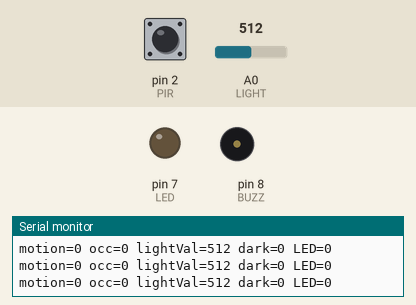
Recording of a sketch running on a simulated Arduino Mega 2560, built with avr-gcc and run on an emulated ATmega2560. Shown: output pins drawn as LEDs (lit = HIGH), buzzer (waves = sounding), the last lines printed to the serial monitor. The test bench sets the inputs (shaded band); at power-on: pin 2 (PIR) LOW, A0 (LIGHT) = 512.

Above: at 1.2 s.
1.3 s: pin 2 (PIR) driven HIGH
At 2.3 s:
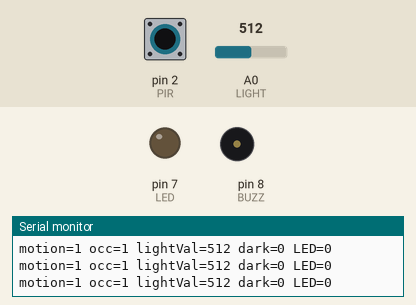
2.8 s: A0 (LIGHT) set to 485
At 3.7 s:
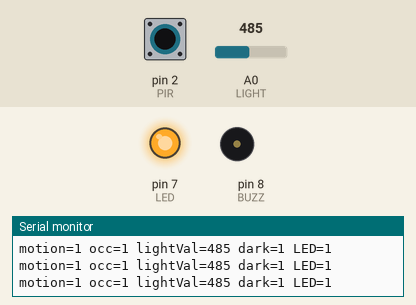
4.3 s: A0 (LIGHT) set to 510
At 4.8 s:
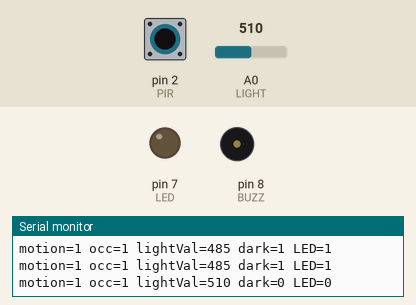
5.8 s: A0 (LIGHT) set to 490
At 7.0 s:
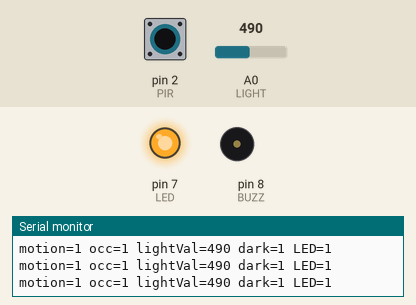
7.3 s: pin 2 (PIR) pulsed LOW 2 times (0.12 s each, 0.3 s apart)
At 8.9 s:
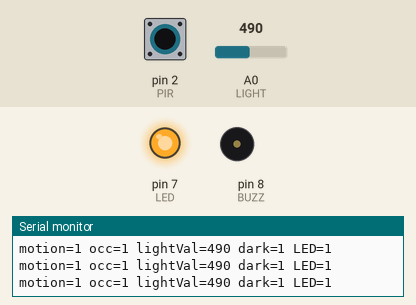
Timing chart, 0 to 10.4 s (numbered marks = the images above; inputs shaded):
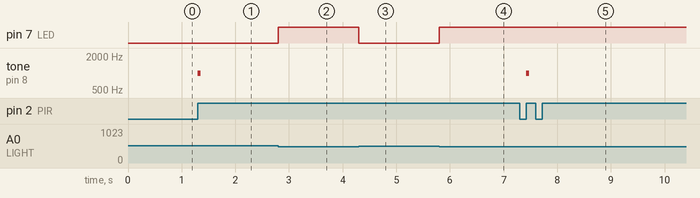

Measured:
- the behaviour switches between 500 and 499 on A0 (LIGHT) (found by bisection; images 1 and 2)
- after the input at 1.3 s, tone on pin 8 (BUZZ): silent → 1000 Hz at once, → silent 0.06 s later
- after the input at 2.8 s, pin 7 (LED): LOW → HIGH at once
- after the input at 4.3 s, pin 7 (LED): HIGH → LOW at once
- after the input at 5.8 s, pin 7 (LED): LOW → HIGH at once
- after the input at 7.3 s, tone on pin 8 (BUZZ): silent → 1000 Hz after 0.12 s, → silent 0.06 s later

The sketch:

MotionLightAlert.ino
```cpp
// ============================================================
// SMART LIGHT + MOTION BEEP (Arduino Mega)
// - Motion sensor (PIR) detects movement
// - Photoresistor (light sensor) detects brightness
// - LED turns ON only when: (occupied AND dark)
// - Buzzer beeps ONCE per motion trigger (regardless of light)
// ============================================================


// ------------------------ WORD DEFINITIONS ------------------------
// PIN: a numbered input/output connection on the Arduino
// INPUT: a pin reads signals (HIGH/LOW)
// OUTPUT: a pin sends signals (HIGH/LOW)
// HIGH: 1 (about 5V). LOW: 0 (0V)
//
// analogRead(A0): reads a value from 0 to 1023 (brightness voltage)
// digitalRead(D2): reads either HIGH (1) or LOW (0)
//
// millis(): a clock that counts milliseconds since Arduino turned on
//
// occupied: our "memory" of whether someone is in the room recently
// holdTime: how long we keep occupied=true after last motion
//
// threshold: the cutoff number between bright vs dark
// dark: true/false based on comparing lightVal to threshold
//
// edge detection: detecting a change from LOW -> HIGH (one event)
// lockout: ignoring extra triggers for a short time to prevent double beeps
// -----------------------------------------------------------------


// ------------------------ PIN DEFINITIONS -------------------------
const int PIR = 2;        // PIR motion sensor signal wire goes to D2
const int LIGHT = A0;     // Light sensor middle node goes to A0
const int LED = 7;        // LED output pin goes to D7
const int BUZZ = 8;       // Buzzer output pin goes to D8 (you requested 8)
// -----------------------------------------------------------------


// -------------------- LIGHT THRESHOLD SETTING ---------------------
// threshold decides what "dark" means.
// You will tune this after you read real lightVal numbers.
int threshold = 500;

// This function decides if it's dark.
// IMPORTANT: If your sensor behaves opposite, flip > to <.
bool isDark(int lightVal) {
  // dark is TRUE when the number is bigger than threshold
  return (lightVal < threshold);
}
// -----------------------------------------------------------------


// ------------------- OCCUPANCY (MEMORY) SETTINGS ------------------
// occupied = our memory state: true means "someone was here recently"
bool occupied = false;

// lastMotionTime remembers the time when motion last happened
unsigned long lastMotionTime = 0;

// holdTime = how long we keep occupied=true after motion stops
const unsigned long holdTime = 5000;   // 10 seconds
// -----------------------------------------------------------------


// ------------------ BUZZER "ONE BEEP PER MOTION" ------------------
// prevMotion stores the last PIR reading so we can detect LOW->HIGH.
int prevMotion = LOW;

// lockUntil blocks extra beeps for a short time (filters double triggers)
unsigned long lockUntil = 0;
const unsigned long lockMs = 1500;      // 1.5 seconds lockout
// -----------------------------------------------------------------


// ---------------------- SERIAL PRINT CONTROL ----------------------
// Stops the Serial Monitor from spamming too fast.
unsigned long lastPrint = 0;
const unsigned long printInterval = 300; // print every 300ms
// -----------------------------------------------------------------


void setup() {

  // PIR is input because we are reading a signal from it
  pinMode(PIR, INPUT);

  // LED and buzzer are outputs because Arduino controls them
  pinMode(LED, OUTPUT);
  pinMode(BUZZ, OUTPUT);

  // Start serial monitor messages
  Serial.begin(9600);
}


void loop() {

  // now = current time in milliseconds since the board powered on
  unsigned long now = millis();


  // ------------------ 1) READ SENSOR VALUES ------------------

  // motion is HIGH when PIR detects motion, LOW when it does not
  int motion = digitalRead(PIR);

  // lightVal is a number 0..1023 based on brightness
  int lightVal = analogRead(LIGHT);

  // dark becomes true or false based on threshold comparison
  bool dark = isDark(lightVal);


  // ------------------ 2) UPDATE OCCUPANCY MEMORY ------------------
  // If PIR detects motion, we mark occupied and refresh the timer.

  if (motion == HIGH) {
    occupied = true;          // someone is here
    lastMotionTime = now;     // remember the time of last motion
  }

  // If occupied AND time since last motion is too long -> set empty
  if (occupied && (now - lastMotionTime >= holdTime)) {
    occupied = false;         // no one here anymore
  }


  // ------------------ 3) BUZZER: BEEP ON MOTION EVENT ------------------
  // We want ONE beep per motion trigger, not repeated beeps.
  // So we beep only when the PIR changes from LOW -> HIGH.
  // lockout prevents a second beep caused by the PIR pulsing again.

  if (now >= lockUntil) {  // only allow beep if lockout is over

    // LOW -> HIGH transition = new motion event
    if (motion == HIGH && prevMotion == LOW) {

      // Beep (tone works for passive buzzers)
      tone(BUZZ, 1000);   // 1000 Hz frequency
      delay(60);          // short beep length
      noTone(BUZZ);

      // Start lockout so it won't beep again immediately
      lockUntil = now + lockMs;
    }
  }

  // Save current motion to compare next loop
  prevMotion = motion;


  // ------------------ 4) SMART LIGHT RULE ------------------
  // LED turns ON only if:
  // - it's dark
  // - AND someone is occupied (recent motion)

  if (dark && occupied) {
    digitalWrite(LED, HIGH);  // ON
  } else {
    digitalWrite(LED, LOW);   // OFF
  }


  // ------------------ 5) DEBUG PRINT (NO SPAM) ------------------
  // Print only every printInterval milliseconds.

  if (now - lastPrint >= printInterval) {
    lastPrint = now;

    Serial.print("motion=");
    Serial.print(motion);

    Serial.print(" occ=");
    Serial.print(occupied ? 1 : 0);

    Serial.print(" lightVal=");
    Serial.print(lightVal);

    Serial.print(" dark=");
    Serial.print(dark ? 1 : 0);

    Serial.print(" LED=");
    Serial.println(digitalRead(LED));
  }
}
```
